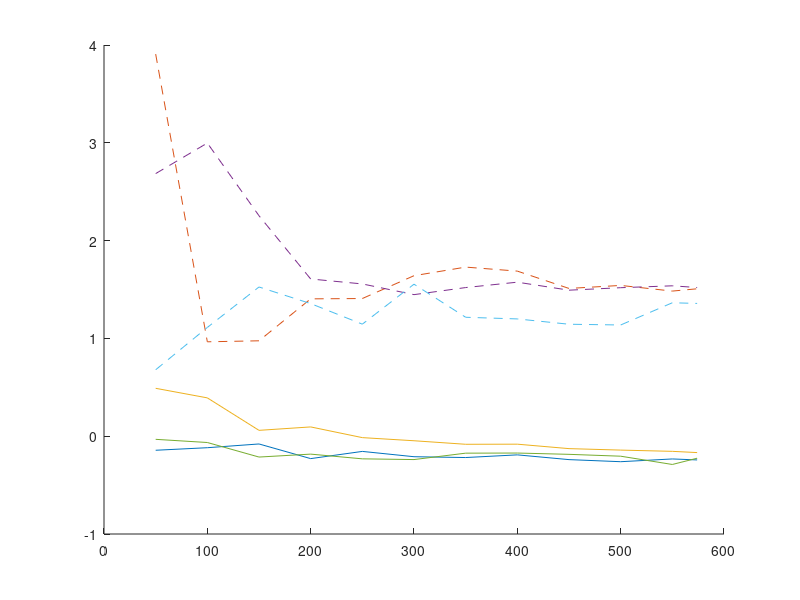

Write the MATLAB code that produced this figure.
load('MotionCoherence_paramSpace2.mat')

%paramSpace(isig,in).vel(ivel).fullPsych.t50 = signed.threshold;

% isig = 4;
% 
% for i = 1:size(paramSpace,2)
%     for ivel = 1:3
%     PSEvec(ivel,i) = paramSpace(isig,i).vel(ivel).fullPsych.t50;
%     PSECIvec(ivel,i) = paramSpace(isig,i).vel(ivel).fullPsych.t50CI(2)-paramSpace(isig,i).vel(ivel).fullPsych.t50CI(1);
%     
%     allt80vec(ivel,i) = paramSpace(isig,i).vel(ivel).allData.t80;
%     allt80vecCI(ivel,i) = paramSpace(isig,i).vel(ivel).allData.t80CI(2) - paramSpace(ivel,i).vel(ivel).allData.t80CI(1);
%     
%     allDev(ivel,i) = paramSpace(isig,i).vel(ivel).allData.deviance;
%     end
% end
% 

figure, hold on
for ivel = 1:3
    for isub = 1:size(paramSpace,3)
        for in = 1:size(paramSpace,2)
            vel(ivel).psevec(isub,in) = paramSpace(1,in,isub).vel(ivel).fullPsych.t50;
            vel(ivel).pseCIvec(isub,in) = paramSpace(1,in,isub).vel(ivel).fullPsych.t50CI(2)-paramSpace(1,in,isub).vel(ivel).fullPsych.t50CI(1);
            vel(ivel).fpsydev(isub,in) = paramSpace(1,in,isub).vel(ivel).fullPsych.deviance;
            
            vel(ivel).allt80(isub,in) = paramSpace(1,in,isub).vel(ivel).allData.t80;
            vel(ivel).allt80CI(isub,in) = paramSpace(1,in,isub).vel(ivel).allData.t80CI(2)- paramSpace(1,in,isub).vel(ivel).allData.t80CI(1);
            vel(ivel).post80(isub,in) = paramSpace(1,in,isub).vel(ivel).posData.t80;
            vel(ivel).post80CI(isub,in) = paramSpace(1,in,isub).vel(ivel).posData.t80CI(2)- paramSpace(1,in,isub).vel(ivel).posData.t80CI(1);
            vel(ivel).negt80(isub,in) = paramSpace(1,in,isub).vel(ivel).negData.t80;
            vel(ivel).negt80CI(isub,in) = paramSpace(1,in,isub).vel(ivel).negData.t80CI(2)- paramSpace(1,in,isub).vel(ivel).negData.t80CI(1);
        end
       
    end
    plot([50:50:574, 574], mean(vel(ivel).psevec))
    plot([50:50:574, 574], mean(vel(ivel).allt80), 'LineStyle', '--')
    %plot([50:50:574, 574], mean(vel(ivel).negt80CI), 'LineStyle', ':')
    
end
            
            
        
